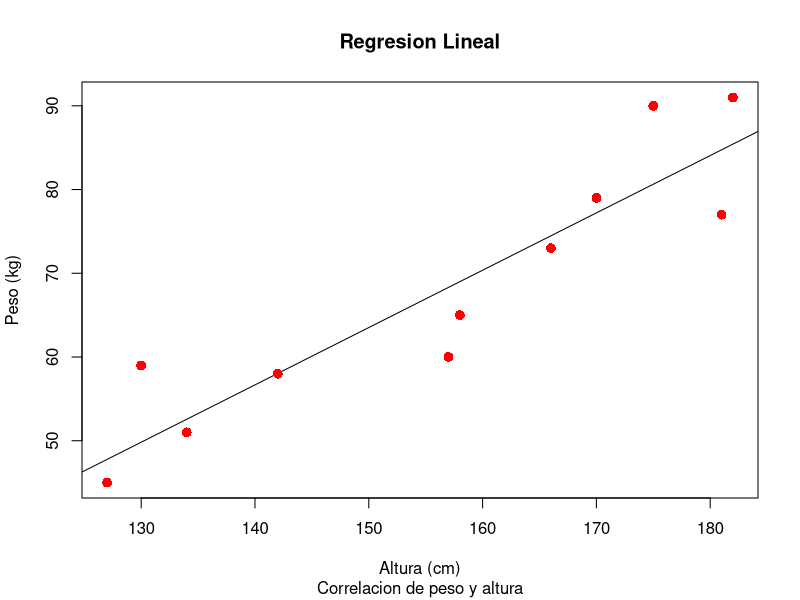
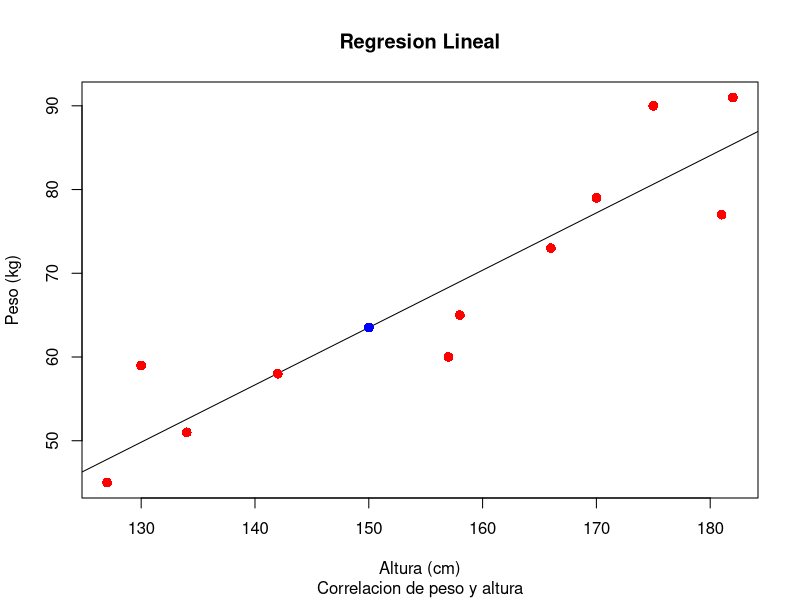

Reproduce these figures in R, in order.
# Ejemplo regresion lineal

# eq general para regresion lineal y = ax+b
# y variable dependiente o respuesta
# x vaariable independiente o predictora
# a,b constantes llamados coeficientes

# valores altura en cm
x <- c(158,170,142,182,127,130,181,166,157,134,175)

# valores peso en kg
y <- c(65,79,58,91,45,59,77,73,60,51,90)


# Grado de correlacion de las variables "x" y "y"
correlation <- cor(x,y)

# Matriz de correlacion
symnum(correlation)

## funcion lm(formula, data) (linear model)
# formula representa la relacion entre las variables
# data  vector al cual se le aplicara la formula

# Aplicamos la formula
relacion <- lm(y ~ x)
print(summary(relacion))

# usamos la funcion predict() para realizar la inferencia
# predict(objeto, newdata)
# objeto: es la formula o modelo creado por la funcion lm()
# newdata: es el vector que contenga los nuevos valores

newdata <- data.frame(x = 150) 
resultado <- predict(relacion, newdata)
print(resultado)

# visualizamos nuestro modelo en una grafica
png(file = "regresion_lineal.png")
plot(x, y, col = "red", main = "Regresion Lineal",sub="Correlacion de peso y altura", 
     abline(relacion), cex = 1.3 , pch = 16,
     xlab = "Altura (cm)", ylab = "Peso (kg)")
dev.off()




# Guardamos la grafica # agregar el valor de resultado a la grafica de color azul
png(file = "regresion_lineal_con_resultado.png")
plot(x, y, col = "red", main = "Regresion Lineal",sub="Correlacion de peso y altura", 
     abline(relacion), cex = 1.3 , pch = 16,
     xlab = "Altura (cm)", ylab = "Peso (kg)")
points(150, resultado, col = "blue", pch = 16, cex = 1.3)
dev.off()



